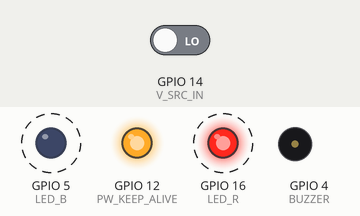
Simulated run of this sketch. Board: ESP32. Parts: output pins drawn as LEDs (lit = HIGH), buzzer (waves = sounding, pin HIGH). Dashed ring = blinking. The test bench sets the inputs (shaded band); at power-on: GPIO 14 (V_SRC_IN) LOW.

Above: at 1.25 s.
1.3 s: GPIO 14 (V_SRC_IN) driven HIGH
At 1.7 s:
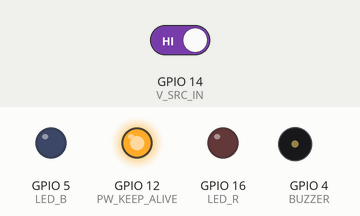
2.8 s: GPIO 14 (V_SRC_IN) driven LOW
At 3.15 s:
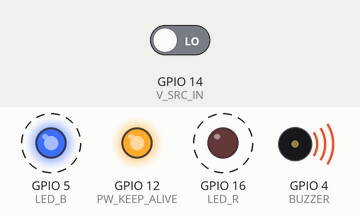
At 4.45 s:
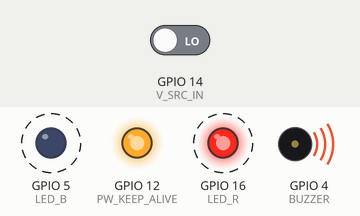
Timing chart, 0 to 11.8 s (numbered marks = the images above; inputs shaded):
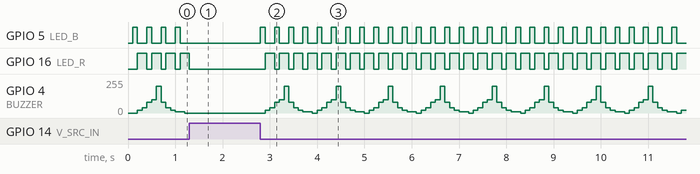

Measured:
- after the input at 1.3 s, GPIO 5 (LED_B): stops changing and stays LOW; GPIO 16 (LED_R): goes on until 1.3 s, then stays LOW; GPIO 4 (BUZZER): stops changing and stays 0/255
- after the input at 2.8 s, GPIO 5 (LED_B): alternates HIGH for 0.10 s and LOW for 0.20 s, starting at once; GPIO 16 (LED_R): alternates HIGH for 0.20 s and LOW for 0.10 s, starting after 0.10 s
- by itself, GPIO 5 (LED_B): alternates HIGH for 0.10 s and LOW for 0.20 s
- by itself, GPIO 16 (LED_R): alternates HIGH for 0.20 s and LOW for 0.10 s
- by itself, GPIO 4 (BUZZER): rises from 0/255 to 200/255 in 0.40 s, then falls to 0/255 in 0.60 s

The sketch:

PowerSourceMonitor.ino
```cpp
#include "Ticker.h"

#define LED_B 5    //D1
#define LED_R 16     //D0
#define BUZZER 4    //D2
#define V_BAT_IN 13 //D7
#define V_SRC_IN 14 //D5
#define PW_KEEP_ALIVE 12 //D6

#define BUZZER_ON 10
#define BUZZER_OFF 0

bool mains_nok=false;
bool mains_nok_prev=false;
bool timer_new_tick=false;

void led_task();
void buzzer_task();
void power_keepAlive_task();

uint8_t led_task_state;
uint8_t buzzer_task_state;
uint8_t keepAlive_state;

Ticker myTimer;

unsigned int counterStart = 34286;

void onTimer(){
  timer_new_tick=true;
}

void setup() {
  pinMode(LED_B, OUTPUT);
  digitalWrite(LED_B, LOW);
  pinMode(LED_R, OUTPUT);
  digitalWrite(LED_R, LOW);
  pinMode(PW_KEEP_ALIVE, OUTPUT);
  digitalWrite(PW_KEEP_ALIVE, HIGH);
  analogWrite(BUZZER, BUZZER_OFF);

  pinMode(V_SRC_IN, INPUT);

  myTimer.attach(0.1, &onTimer);
}

void loop() {
  if (digitalRead(V_SRC_IN)){
    mains_nok=false;
  }else{
    mains_nok=true;
  }

  //transition from mains ok to mains nok
  if (mains_nok_prev == false && mains_nok==true){
    led_task_state=0;
    buzzer_task_state=0;
  }
  mains_nok_prev=mains_nok;

  if (timer_new_tick){
    if (mains_nok){
      led_task();
      buzzer_task();
    }else{
      digitalWrite(LED_B, LOW);
      digitalWrite(LED_R, LOW);
      analogWrite(BUZZER, BUZZER_OFF);
    }
    power_keepAlive_task();
    timer_new_tick=false;
  }
}

void led_task(){
  switch(led_task_state){
    case 0:{
      digitalWrite(LED_B, HIGH);
      digitalWrite(LED_R, LOW);
      led_task_state++;
      break;
    }
    case 1:{
      digitalWrite(LED_B, LOW);
      digitalWrite(LED_R, HIGH);
      led_task_state++;
      break;
    }
    default:{
      led_task_state=0;
      break;
    }
  }
}

void buzzer_task(){
  switch(buzzer_task_state){
    case 0:{
      analogWrite(BUZZER, 0);
      buzzer_task_state++;
      break;
    }
    case 1:{
      analogWrite(BUZZER, 20);
      buzzer_task_state++;
      break;
    }
    case 2:{
      analogWrite(BUZZER, 40);
      buzzer_task_state++;
      break;
    }
    case 3:{
      analogWrite(BUZZER, 80);
      buzzer_task_state++;
      break;
    }
    case 4:{
      analogWrite(BUZZER, 100);
      buzzer_task_state++;
      break;
    }
    case 5:{
      analogWrite(BUZZER, 200);
      buzzer_task_state++;
      break;
    }
    case 6:{
      analogWrite(BUZZER, 80);
      buzzer_task_state++;
      break;
    }
    case 7:{
      analogWrite(BUZZER, 40);
      buzzer_task_state++;
      break;
    }
    case 8:{
      analogWrite(BUZZER, 20);
      buzzer_task_state++;
      break;
    }
    case 9:{
      analogWrite(BUZZER, 10);
      buzzer_task_state++;
      break;
    }

    default:{
      buzzer_task_state=0;
      break;
    }
  }
}

void power_keepAlive_task(){
  switch(keepAlive_state){
    static uint16_t time_counter=0;
    time_counter++;
    case 0:{
      digitalWrite(PW_KEEP_ALIVE, HIGH);
      if (time_counter>=200){ //20sec
        keepAlive_state=1;
        time_counter=0;
      }
      break;
    }
    case 1:{
      digitalWrite(PW_KEEP_ALIVE, LOW);
      if (time_counter>=2){ //20 msec
        keepAlive_state=0;
        time_counter=0;
      }
      break;
    }
    default:{
      led_task_state=0;
      break;
    }
  }
}
```
